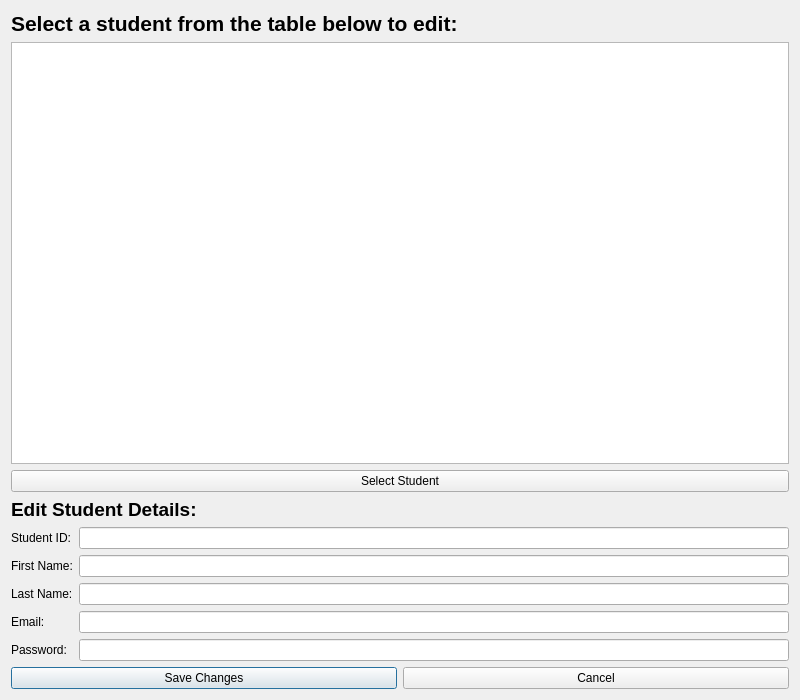
<?xml version="1.0" encoding="UTF-8"?>
<ui version="4.0">
 <class>EditStudent</class>
 <widget class="QDialog" name="EditStudent">
  <property name="geometry">
   <rect>
    <x>0</x>
    <y>0</y>
    <width>800</width>
    <height>700</height>
   </rect>
  </property>
  <property name="windowTitle">
   <string>Edit Student</string>
  </property>
  <layout class="QVBoxLayout" name="verticalLayout">
   <item>
    <widget class="QLabel" name="label_title">
     <property name="font">
      <font>
       <pointsize>16</pointsize>
       <bold>true</bold>
      </font>
     </property>
     <property name="text">
      <string>Select a student from the table below to edit:</string>
     </property>
    </widget>
   </item>
   <item>
    <widget class="QTableWidget" name="tableWidget">
     <property name="minimumSize">
      <size>
       <width>0</width>
       <height>200</height>
      </size>
     </property>
    </widget>
   </item>
   <item>
    <widget class="QPushButton" name="Select_Button">
     <property name="text">
      <string>Select Student</string>
     </property>
    </widget>
   </item>
   <item>
    <widget class="QLabel" name="label_edit">
     <property name="font">
      <font>
       <pointsize>14</pointsize>
       <bold>true</bold>
      </font>
     </property>
     <property name="text">
      <string>Edit Student Details:</string>
     </property>
    </widget>
   </item>
   <item>
    <layout class="QGridLayout" name="gridLayout">
     <item row="0" column="0">
      <widget class="QLabel" name="label_id">
       <property name="text">
        <string>Student ID:</string>
       </property>
      </widget>
     </item>
     <item row="3" column="0">
      <widget class="QLabel" name="label_email">
       <property name="text">
        <string>Email:</string>
       </property>
      </widget>
     </item>
     <item row="1" column="0">
      <widget class="QLabel" name="label_name">
       <property name="text">
        <string>First Name:</string>
       </property>
      </widget>
     </item>
     <item row="4" column="1">
      <widget class="QLineEdit" name="passwordLineEdit"/>
     </item>
     <item row="0" column="1">
      <widget class="QLineEdit" name="idLineEdit">
       <property name="readOnly">
        <bool>true</bool>
       </property>
      </widget>
     </item>
     <item row="1" column="1">
      <widget class="QLineEdit" name="nameLineEdit"/>
     </item>
     <item row="4" column="0">
      <widget class="QLabel" name="label_password">
       <property name="text">
        <string>Password:</string>
       </property>
      </widget>
     </item>
     <item row="3" column="1">
      <widget class="QLineEdit" name="emailLineEdit"/>
     </item>
     <item row="2" column="1">
      <widget class="QLineEdit" name="LastName"/>
     </item>
     <item row="2" column="0">
      <widget class="QLabel" name="label">
       <property name="text">
        <string>Last Name:</string>
       </property>
      </widget>
     </item>
    </layout>
   </item>
   <item>
    <layout class="QHBoxLayout" name="horizontalLayout">
     <item>
      <widget class="QPushButton" name="Save_Button">
       <property name="text">
        <string>Save Changes</string>
       </property>
       <property name="default">
        <bool>true</bool>
       </property>
      </widget>
     </item>
     <item>
      <widget class="QPushButton" name="Cancel_Button">
       <property name="text">
        <string>Cancel</string>
       </property>
      </widget>
     </item>
    </layout>
   </item>
  </layout>
 </widget>
 <resources/>
 <connections/>
</ui>
